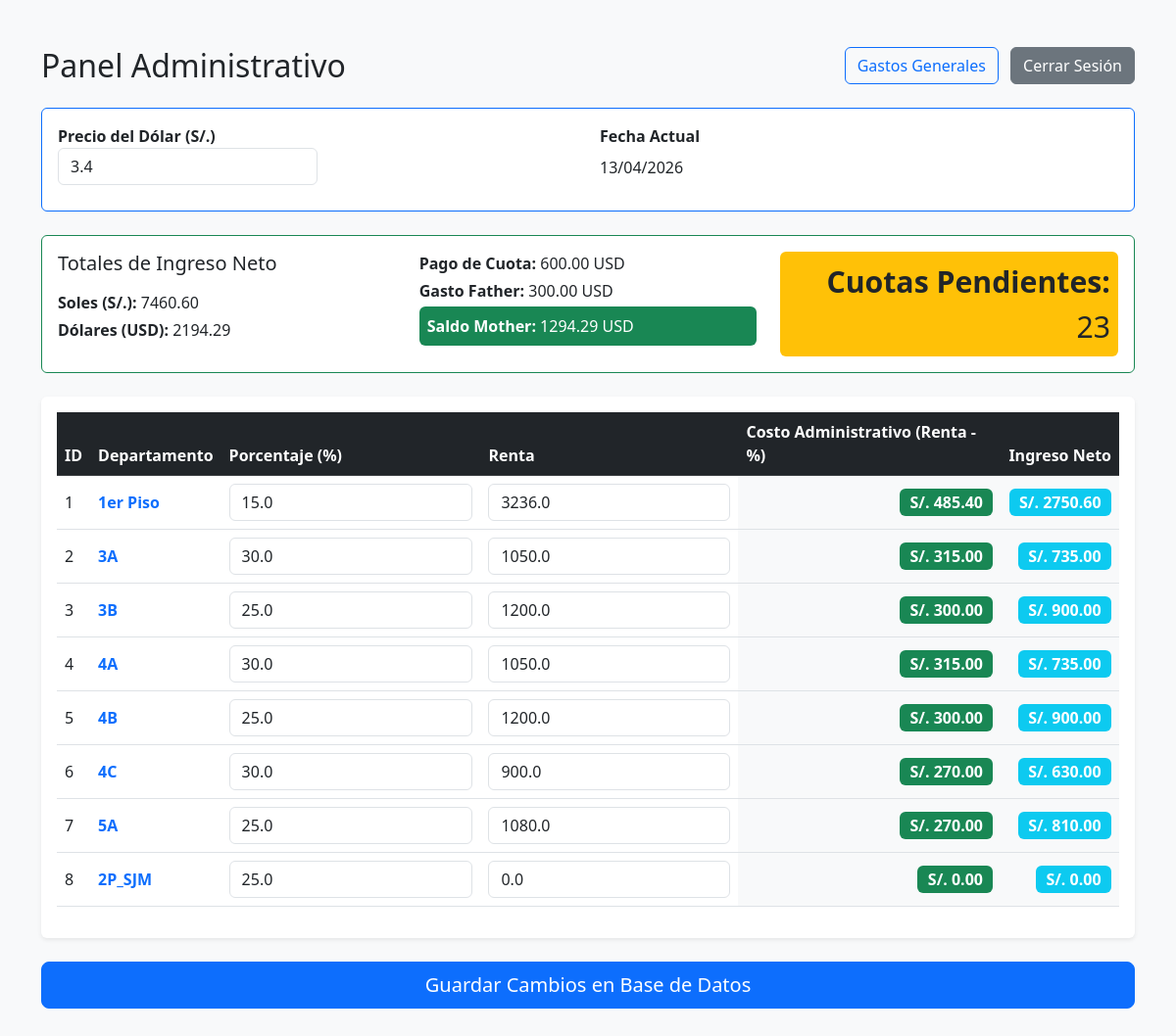
The page / (signed in) on the database its author committed.
### tables this page shows
CREATE TABLE config (id INTEGER PRIMARY KEY, dolar REAL);

CREATE TABLE departamentos (
            id INTEGER PRIMARY KEY AUTOINCREMENT,
            nombre TEXT NOT NULL,
            porcentaje REAL DEFAULT 30.0,
            renta REAL DEFAULT 0.0,
            costo_administrativo REAL DEFAULT 0.0
        , ingreso_neto REAL DEFAULT 0.0);

### app.py (the view)
@app.route('/')
def index():
    conn = get_db_connection()
    deps = conn.execute('SELECT * FROM departamentos').fetchall()
    row = conn.execute('SELECT dolar FROM config WHERE id = 1').fetchone()
    dolar = row['dolar'] if row is not None else 1.0
    total_ingreso_neto = sum(dep['ingreso_neto'] or 0 for dep in deps)
    total_ingreso_dolares = total_ingreso_neto / dolar if dolar else 0.0
    pago_cuota = 600.0
    gasto_father = 300.0
    saldo_mother = total_ingreso_dolares - pago_cuota - gasto_father
    start_date = datetime.date(2026, 4, 1)
    current_date = datetime.date.today()
    if current_date < start_date:
        cuotas_pendientes = 23
    else:
        months_passed = (current_date.year - start_date.year) * 12 + (current_date.month - start_date.month)
        cuotas_pendientes = max(0, 23 - months_passed)
    current_date_str = current_date.strftime("%d/%m/%Y")
    editable = 'admin' in session
    conn.close()
    return render_template('index.html', departamentos=deps, dolar=dolar, total_ingreso_neto=total_ingreso_neto, total_ingreso_dolares=total_ingreso_dolares, pago_cuota=pago_cuota, gasto_father=gasto_father, saldo_mother=saldo_mother, cuotas_pendientes=cuotas_pendientes, editable=editable, current_date=current_date_str)

### app.py (called while the page is built)
def get_db_connection():
    conn = sqlite3.connect(DATABASE, timeout=10)
    conn.row_factory = sqlite3.Row
    return conn

### templates/index.html (shortened to what this page needs)
<!DOCTYPE html>
<html lang="es">
<head>
    <link href="https://cdn.jsdelivr.net/npm/bootstrap@5.3.0/dist/css/bootstrap.min.css" rel="stylesheet">
</head>
<body class="bg-light">
    <div class="container py-5">
        <div class="d-flex justify-content-between align-items-center mb-4">
            <h2 class="mb-0">Panel Administrativo</h2>
            <div>
                <a href="{{ url_for('gastos') }}" class="btn btn-outline-primary me-2">Gastos Generales</a>
                {% if editable %}
                <a href="{{ url_for('logout') }}" class="btn btn-secondary">Cerrar Sesión</a>
                {% else %}
                <a href="{{ url_for('login') }}" class="btn btn-primary">Modo Administrador</a>
                {% endif %}
            </div>
        </div>
        <form action="/update" method="POST">
            <div class="card mb-4 border-primary">
                <div class="card-body">
                    <div class="row">
                        <div class="col-md-6">
                            <label class="fw-bold">Precio del Dólar (S/.)</label>
                            {% if editable %}
                            <input type="number" step="0.01" name="precio_dolar" class="form-control w-50" value="{{ dolar }}">
                            {% else %}
                            <p class="mt-2">{{ "%.2f"|format(dolar) }}</p>
                            {% endif %}
                        </div>
                        <div class="col-md-6">
                            <label class="fw-bold">Fecha Actual</label>
                            <p class="mt-2">{{ current_date }}</p>
                        </div>
                    </div>
                </div>
            </div>
            <div class="card mb-4 border-success">
                <div class="card-body">
                    <div class="row">
                        <div class="col-md-4">
                            <h5 class="card-title mb-3 text-start">Totales de Ingreso Neto</h5>
                            <p class="mb-1 text-start"><strong>Soles (S/.):</strong> {{ "%.2f"|format(total_ingreso_neto) }}</p>
                            <p class="mb-0 text-start"><strong>Dólares (USD):</strong> {{ "%.2f"|format(total_ingreso_dolares) }}</p>
                        </div>
                        <div class="col-md-4">
                            <p class="mb-1 text-start"><strong>Pago de Cuota:</strong> {{ "%.2f"|format(pago_cuota) }} USD</p>
                            <p class="mb-1 text-start"><strong>Gasto Father:</strong> {{ "%.2f"|format(gasto_father) }} USD</p>
                            <p class="mb-0 bg-success text-white p-2 rounded text-start"><strong>Saldo Mother:</strong> {{ "%.2f"|format(saldo_mother) }} USD</p>
                        </div>
                        <div class="col-md-4 d-flex align-items-end justify-content-end">
                            <p class="mb-0 text-end bg-warning p-2 rounded" style="font-size: 1.89rem;"><strong>Cuotas Pendientes:</strong> {{ cuotas_pendientes }}</p>
                        </div>
                    </div>
                </div>
            </div>
            <div class="table-responsive bg-white p-3 shadow-sm rounded">
                <table class="table table-hover align-middle">
                    <thead class="table-dark">
                        <tr>
                            <th>ID</th>
                            <th>Departamento</th>
                            <th>Porcentaje (%)</th>
                            <th>Renta</th>
                            <th>Costo Administrativo (Renta - %)</th>
                            <th>Ingreso Neto</th>
                        </tr>
                    </thead>
                    <tbody>
                        {% for dep in departamentos %}
                        <tr>
                            <td>{{ dep.id }} <input type="hidden" name="id" value="{{ dep.id }}"></td>
                            <td class="fw-bold text-primary">{{ dep.nombre }}</td>
                            <td>
                                <input type="number" step="0.1" name="porcentaje_{{ dep.id }}" class="form-control" value="{{ dep.porcentaje }}" {% if not editable %}disabled{% endif %}>
                            </td>
                            <td>
                                <input type="number" step="0.01" name="renta_{{ dep.id }}" class="form-control" value="{{ dep.renta }}" {% if not editable %}disabled{% endif %}>
                            </td>
                            <td class="bg-light text-end">
                                <span class="badge bg-success fs-6">S/. {{ "%.2f"|format(dep.costo_administrativo) }}</span>
                            </td>
                            <td class="bg-light text-end">
                                <span class="badge bg-info fs-6">S/. {{ "%.2f"|format(dep.ingreso_neto) }}</span>
                            </td>
                        </tr>
                        {% endfor %}
                    </tbody>
                </table>
            </div>
            {% if editable %}
            <div class="mt-4">
                <button type="submit" class="btn btn-primary btn-lg w-100">Guardar Cambios en Base de Datos</button>
            </div>
            {% endif %}
        </form>
    </div>
</body>
</html>

### rows shown on the page
config: precio_dolar "3.4"
departamentos: id "1", nombre "1er Piso", porcentaje "15.0", renta "3236.0", costo_administrativo "485.40", ingreso_neto "2750.60"
departamentos: id "2", nombre "3A", porcentaje "30.0", renta "1050.0", costo_administrativo "315.00", ingreso_neto "735.00"
departamentos: id "3", nombre "3B", porcentaje "25.0", renta "1200.0", costo_administrativo "300.00", ingreso_neto "900.00"
departamentos: id "4", nombre "4A", porcentaje "30.0", renta "1050.0", costo_administrativo "315.00", ingreso_neto "735.00"
departamentos: id "5", nombre "4B", porcentaje "25.0", renta "1200.0", costo_administrativo "300.00", ingreso_neto "900.00"
departamentos: id "6", nombre "4C", porcentaje "30.0", renta "900.0", costo_administrativo "270.00", ingreso_neto "630.00"
departamentos: id "7", nombre "5A", porcentaje "25.0", renta "1080.0", costo_administrativo "270.00", ingreso_neto "810.00"
departamentos: id "8", nombre "2P_SJM", porcentaje "25.0", renta "0.0", costo_administrativo "0.00", ingreso_neto "0.00"

### other values the page prints
{{ current_date }} "13/04/2026"
{{ "%.2f"|format(total_ingreso_neto) }} "7460.60"
{{ "%.2f"|format(total_ingreso_dolares) }} "2194.29"
{{ "%.2f"|format(pago_cuota) }} "600.00"
{{ "%.2f"|format(gasto_father) }} "300.00"
{{ "%.2f"|format(saldo_mother) }} "1294.29"
{{ cuotas_pendientes }} "23"
